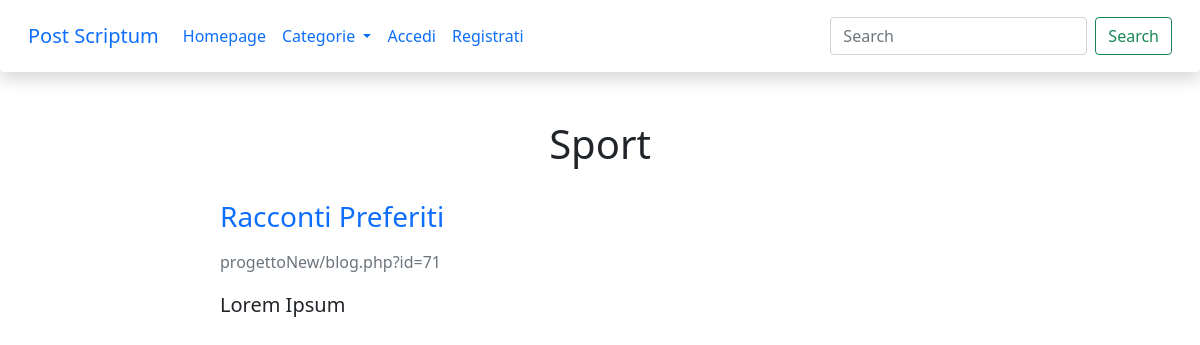
Screenshot of /categoria.php?nome_categoria=Sport with the database file from the repository.
### tables this page shows
CREATE TABLE `categoria` (
  `id_categoria` int(10) NOT NULL,
  `nome_categoria` varchar(30) NOT NULL,
  `parent_categoria` int(10) DEFAULT NULL
);

CREATE TABLE `blog` (
  `id_blog` int(11) NOT NULL,
  `nome_blog` varchar(20) NOT NULL,
  `descrizione_blog` varchar(200) NOT NULL,
  `creazione_blog` datetime NOT NULL,
  `autore_blog` int(11) DEFAULT NULL,
  `tema` varchar(15) DEFAULT NULL
);

### config_files/query.php (called while the page is built, shortened)
<?php
    function estraiCategorie($link) {
        try {
            $stmt = $link->prepare("SELECT * FROM categoria WHERE parent_categoria IS NULL");
            $stmt->execute();
            return $stmt->fetchAll();
        } catch (PDOException $e) {
            echo "Connessione Fallita: ".$e->getMessage();
        }
    }
    function estraiInfocategoria($link, $nome_categoria) {
        try {
            $stmt = $link->prepare("SELECT * FROM categoria WHERE nome_categoria = ?");
            $stmt->execute([$nome_categoria]);
            return $stmt->fetchAll()[0];
        } catch (PDOException $e) {
            echo "Connessione Fallita: ".$e->getMessage();
        }
    }
    function blogPerCategoria($link, $id_categoria) {
        try {
            $stmt = $link->prepare("SELECT blog.id_blog, blog.nome_blog, blog.descrizione_blog
            FROM appartiene INNER JOIN blog ON appartiene.id_blog = blog.id_blog
            WHERE id_categoria = ?");
            $stmt->execute([$id_categoria]);
            return $stmt->fetchAll(PDO::FETCH_ASSOC);
        } catch (PDOException $e) {
            echo "Connessione Fallita: ".$e->getMessage();
        }
    }

### categoria.php (the view, shortened to what this page needs)
<?php
    require 'config_files/query.php';
    $link = require 'config_files/connect.php';
    if(!array_key_exists('nome_categoria', $_GET)) {
        header("Location: index.php?p=1");
    } else {
        $nome_categoria = $_GET['nome_categoria'];
    }
    $categoria = estraiInfocategoria($link, $nome_categoria);
    $blogs = blogPerCategoria($link, $categoria['id_categoria']);
?>
<?php require 'config_files/header.php';?>
<?php require 'grafica/navbar.php';?>
<?php if ((count($blogs) != 0)) { ?>
    <h1 class="mt-5 mb-4 text-center"><?php echo $categoria['nome_categoria'] ?></h1>
    <div class="container w-100 mb-5 me-5 ms-5 d-flex flex-wrap align-items-center">
        <?php foreach ($blogs as $i => $b) : ?>
            <div class="w-50 mt-2 mb-2" style="height:150px">
                <div style="margin-left: 10rem;" class="d-flex flex-column justify-content-left mb-1">
                    <p style class="display-6 fs-3"><a class="text-decoration-none" href="blog.php?id=<?php echo $b['id_blog'] ?>"><?php echo $b['nome_blog'] ?></a></p>
                    <p class="fs-6 text-secondary">progettoNew/blog.php?id=<?php echo $b['id_blog']?></p>
                    <p class="fs-5"><?php echo $b['descrizione_blog']?></p>
                </div>
            </div>
        <?php endforeach?>
    </div>
<?php } ?>

### rows the page displays
categoria: nome_categoria "Sport"
blog: nome_blog "Racconti Preferiti", id_blog "71", descrizione_blog "Lorem Ipsum"
